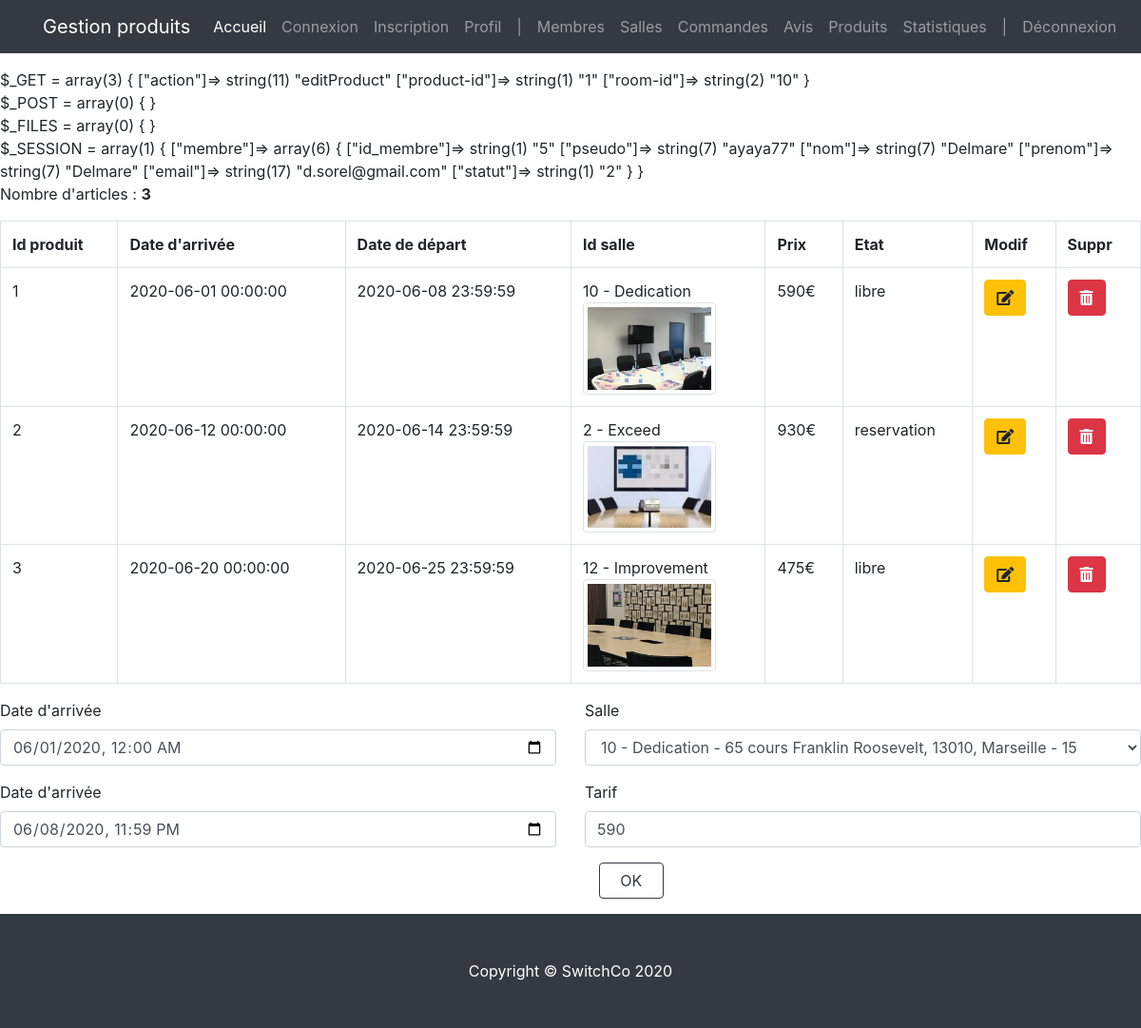
/index.php?action=editProduct&product-id=1&room-id=10& (signed in), run on the app's committed database.
### tables this page shows
CREATE TABLE `produit` (
  `id_produit` int(3) NOT NULL,
  `id_salle` int(3) NOT NULL,
  `date_arrivee` datetime NOT NULL,
  `date_depart` datetime NOT NULL,
  `prix` int(3) NOT NULL,
  `etat` enum('libre','reservation') NOT NULL
);

CREATE TABLE `salle` (
  `id_salle` int(3) NOT NULL,
  `titre` varchar(200) NOT NULL,
  `description` text NOT NULL,
  `photo` varchar(200) DEFAULT NULL,
  `pays` varchar(20) NOT NULL,
  `ville` varchar(20) NOT NULL,
  `adresse` varchar(50) NOT NULL,
  `cp` int(5) NOT NULL,
  `capacite` int(3) NOT NULL,
  `categorie` enum('reunion','bureau','formation') NOT NULL
);

### controller/controller.php (called while the page is built, shortened)
<?php
require('model/model.php');
function showProduct($product_id, $room_id)
{
    $current_product = getProductForUpdate($product_id);
    $current_room = getRoomForUpdate($room_id);
    $products_list = getAllProducts();
    require('view/back-office/productsView.php');
}

### model/model.php (called while the page is built, shortened)
<?php
function dbConnect()
{
    $host_db = 'mysql:host=localhost;dbname=projet_switch';
    $login = 'root';
    $password = '';
    $options = array(
        PDO::ATTR_ERRMODE => PDO::ERRMODE_WARNING,
        PDO::MYSQL_ATTR_INIT_COMMAND => 'SET NAMES utf8'
    );
    return new PDO($host_db, $login, $password, $options);
}
function getRoomForUpdate($room_id)
{
    $pdo = dbConnect();
    $current_room = $pdo->prepare("SELECT * FROM salle WHERE id_salle = :roomId");
    $current_room->bindparam(":roomId", $room_id, PDO::PARAM_INT);
    $current_room->execute();
    if ($current_room->rowCount() > 0) {
        return $current_room->fetch(PDO::FETCH_ASSOC);
    }
}
function getAllProducts()
{
    $pdo = dbConnect();
    return $pdo->query(
        'SELECT id_produit, date_arrivee, date_depart, produit.id_salle, salle.titre, salle.capacite, salle.adresse, salle.cp, salle.ville, salle.photo, salle.description, prix, etat
FROM produit, salle
WHERE produit.id_salle = salle.id_salle'
    );
}
function getProductForUpdate($product_id)
{
    $pdo = dbConnect();
    $current_product = $pdo->prepare('SELECT * FROM produit WHERE id_produit = :productId');
    $current_product->bindParam(":productId", $product_id, PDO::PARAM_INT);
    $current_product->execute();
    if ($current_product->rowCount() > 0) {
        return $current_product->fetch(PDO::FETCH_ASSOC);
    }
}

### view/back-office/productsView.php (the view, shortened to what this page needs)
<?php if (!empty($products_list)) {
    echo '<p>Nombre d\'articles : <b>' . $products_list->rowCount() . '</b></p>';
} ?>
    <div class="table-responsive">
        <table class="table table-bordered">
            <tr>
                <th>Id produit</th>
                <th>Date d'arrivée</th>
                <th>Date de départ</th>
                <th>Id salle</th>
                <th>Prix</th>
                <th>Etat</th>
                <th>Modif</th>
                <th>Suppr</th>
            </tr>
            <?php
            while ($product = $products_list->fetch(PDO::FETCH_ASSOC)) {
                echo '<tr>';
                echo '<td>' . $product['id_produit'] . '</td>';
                echo '<td>' . $product['date_arrivee'] . '</td>';
                echo '<td>' . $product['date_depart'] . '</td>';
                echo '<td>' . $product['id_salle'] . ' - ' . $product['titre'] . '<br/><img src="../../img/' . $product['photo'] . '" class="img-thumbnail" width="140" alt="' . $product['description'] . '"></td>';
                echo '<td>' . $product['prix'] . '€</td>';
                echo '<td>' . $product['etat'] . '</td>';
                echo '<td><a href="?action=editProduct&product-id=' . $product['id_produit'] . '&room-id=' . $product['id_salle'] . '&#form" class="btn btn-warning"><i class="fas fa-edit"></i></a></td>';
                echo '<td><a href="?action=deleteProduct&product-id=' . $product['id_produit'] . '" class="btn btn-danger" onclick="return(confirm(\'Etes-vous sûr ?\'))"><i class="fas fa-trash-alt"></i></a></td>';
                echo '</tr>';
            }
            ?>
        </table>
    </div>
<?php
$product_id = '';
$arrival = '';
$departure = '';
$price = '';
if (!empty($current_product)) {
    $product_id = $current_product['id_produit'];
    $arrival = $current_product['date_arrivee'];
    $departure = $current_product['date_depart'];
    $price = $current_product['prix'];
}
?>
    <div class="starter-template">
        <div class="row">
            <div class="col-12">
                <form method="post" id="form" action="?action=editProduct&amp;product-id=<?= $product_id ?>"
                      enctype="multipart/form-data">
                    <div class="row">
                        <div class="col-6">
                            <div class="form-group">
                                <label for="arrival">Date d'arrivée</label>
                                <input type="datetime-local" name="arrival" id="arrival" value="<?php if (!empty($arrival)){echo date('Y-m-d\TH:i', strtotime($arrival));} ?>"
                                       class="form-control">
                            </div>
                            <div class="form-group">
                                <label for="departure">Date d'arrivée</label>
                                <input type="datetime-local" name="departure" id="departure" value="<?php if (!empty($departure)){echo date('Y-m-d\TH:i', strtotime($departure));} ?>"
                                       class="form-control">
                            </div>
                        </div>
                        <div class="col-6">
                            <div class="form-group">
                                <label for="room">Salle</label>
                                <select name="room" id="room" class="form-control">
                                    <?php
                                    if (!empty($current_room)) {
                                        echo '<option value = ' . $current_room['id_salle'] . ' selected>
                ' . $current_room['id_salle'] . '
                - ' . $current_room['titre'] . '
                - ' . $current_room['adresse'] . ', ' . $current_room['cp'] . ', ' . $current_room['ville'] . '
                - ' . $current_room['capacite'] . '
                                </option>';
                                    }
                                    ?>
                                </select>
                            </div>
                            <div class="form-group">
                                <label for="price">Tarif</label>
                                <input type="number" name="price" id="price" value="<?php echo $price; ?>"
                                       class="form-control">
                            </div>
                            <div class="form-group col-2">
                                <button type="submit" class="form-control btn btn-outline-dark">OK</button>
                            </div>
                        </div>
                    </div>
                </form>
            </div>
        </div>
    </div>
<?php require('view/template/template.php'); ?>

### css/shop-homepage.css (style rules this page uses)
body { padding-top: 56px; }

### data on the page
produit: id_produit "1", date_arrivee "2020-06-01 00:00:00", date_depart "2020-06-08 23:59:59", id_salle "10", id_salle.titre "Dedication", id_salle.photo (picture), prix "590", etat "libre", arrival "06/01/2020 00:00", departure "06/08/2020 23:59", price "590"
produit: id_produit "2", date_arrivee "2020-06-12 00:00:00", date_depart "2020-06-14 23:59:59", id_salle "2", id_salle.titre "Exceed", id_salle.photo (picture), prix "930", etat "reservation"
produit: id_produit "3", date_arrivee "2020-06-20 00:00:00", date_depart "2020-06-25 23:59:59", id_salle "12", id_salle.titre "Improvement", id_salle.photo (picture), prix "475", etat "libre"
salle: room "10 - Dedication - 65 cours Franklin Roosevelt, 13010, Marseille - 15"

### other printed values
$title "Gestion produits"
$products_list->rowCount() "3"
